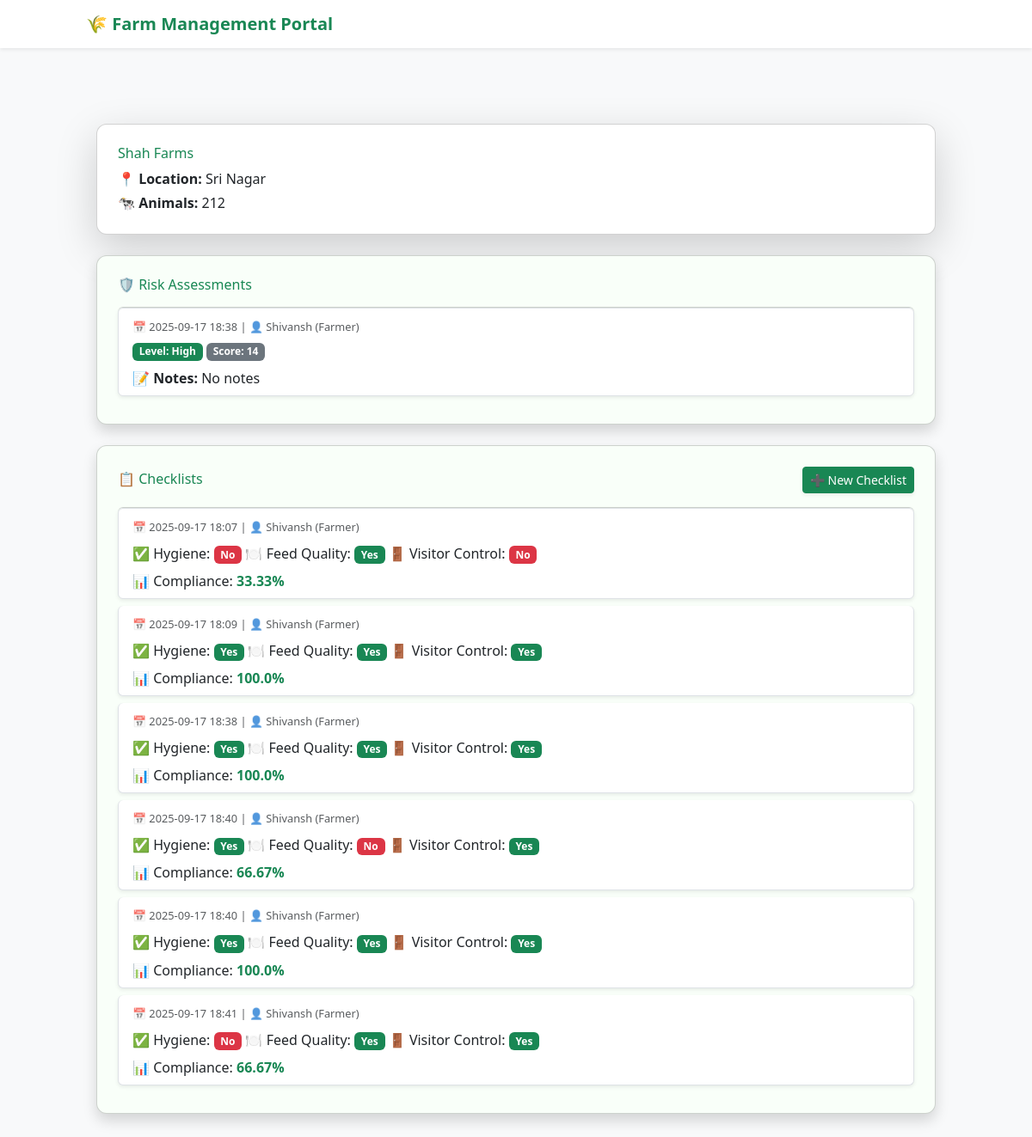
The page /farm/3 (signed in) on the database its author committed.
### models.py (models this page shows)
class Farm(db.Model):
    __tablename__ = "farms"
    id = db.Column(db.Integer, primary_key=True)
    name = db.Column(db.String(200), nullable=False)
    location = db.Column(db.String(255))
    animal_count = db.Column(db.Integer, default=0)
    created_at = db.Column(db.DateTime, default=datetime.utcnow)
    farmer_id = db.Column(db.Integer, db.ForeignKey("users.id"), nullable=False)
    vet_id = db.Column(db.Integer, db.ForeignKey("users.id"), nullable=True)
    risk_assessments = db.relationship("RiskAssessment", backref="farm", cascade="all, delete-orphan", lazy=True)
    checklists = db.relationship("Checklist", backref="farm", cascade="all, delete-orphan", lazy=True)

class RiskAssessment(db.Model):
    __tablename__ = "risk_assessments"
    id = db.Column(db.Integer, primary_key=True)
    farm_id = db.Column(db.Integer, db.ForeignKey("farms.id"), nullable=False)
    user_id = db.Column(db.Integer, db.ForeignKey("users.id"), nullable=False)  # Add this line
    score = db.Column(db.Integer, nullable=False)
    level = db.Column(db.String(50), nullable=False)  # Low, Medium, High
    notes = db.Column(db.Text)
    created_at = db.Column(db.DateTime, default=datetime.utcnow)
    user = db.relationship("User")  # Add this line
    def __repr__(self):
        return f"<RiskAssessment {self.level} - {self.score}>"

class User(UserMixin, db.Model):
    __tablename__ = "users"
    id = db.Column(db.Integer, primary_key=True)
    name = db.Column(db.String(140), nullable=False)
    email = db.Column(db.String(200), unique=True, nullable=False)
    password_hash = db.Column(db.String(200), nullable=False)
    role = db.Column(db.String(30), default="farmer")
    farms_owned = db.relationship("Farm", foreign_keys="Farm.farmer_id", backref="farmer", lazy=True)
    farms_assigned = db.relationship("Farm", foreign_keys="Farm.vet_id", backref="vet", lazy=True)

class Checklist(db.Model):
    __tablename__ = "checklists"
    id = db.Column(db.Integer, primary_key=True)
    farm_id = db.Column(db.Integer, db.ForeignKey("farms.id"), nullable=False)
    user_id = db.Column(db.Integer, db.ForeignKey("users.id"), nullable=False)
    hygiene = db.Column(db.Boolean, default=False)
    feed_quality = db.Column(db.Boolean, default=False)
    visitor_control = db.Column(db.Boolean, default=False)
    compliance = db.Column(db.Float)
    created_at = db.Column(db.DateTime, default=datetime.utcnow)
    user = db.relationship("User", backref="checklists")

### app.py (the view)
@app.route('/farm/<int:farm_id>')
@login_required
def view_farm(farm_id):
    farm = Farm.query.get_or_404(farm_id)
    print(f"DEBUG: Viewing farm {farm.id} - {farm.name}")
    if current_user.role == 'admin':
        risk_reports = RiskAssessment.query.filter_by(farm_id=farm_id).all()
        checklists = Checklist.query.filter_by(farm_id=farm_id).all()
    elif current_user.role == 'vet' and farm.vet_id == current_user.id:
        risk_reports = RiskAssessment.query.filter_by(farm_id=farm_id, user_id=current_user.id).all()
        checklists = Checklist.query.filter_by(farm_id=farm_id, user_id=current_user.id).all()
    elif current_user.role == 'farmer' and farm.farmer_id == current_user.id:
        risk_reports = RiskAssessment.query.filter_by(farm_id=farm_id, user_id=current_user.id).all()
        checklists = Checklist.query.filter_by(farm_id=farm_id, user_id=current_user.id).all()
    else:
        flash('Unauthorized', 'danger')
        return redirect(url_for('dashboard'))
    print(f"DEBUG: risk_reports={risk_reports}")
    print(f"DEBUG: checklists={checklists}")
    return render_template('view_farm.html', farm=farm, risk_reports=risk_reports, checklists=checklists)

### app.py (called while the page is built)
@login_manager.user_loader
def load_user(uid):
    return User.query.get(int(uid))

### templates/view_farm.html (shortened to what this page needs)
{% extends "base.html" %}
{% block content %}
<div class="container py-5" style="min-height: 85vh;">
  <div class="card shadow-lg p-4 mb-4" style="border-radius: 12px;">
    <h3 class="mb-2 text-success">{{ farm.name }}</h3>
    <p class="mb-1"><strong>📍 Location:</strong> {{ farm.location }}</p>
    <p><strong>🐄 Animals:</strong> {{ farm.animal_count if farm.animal_count is defined else 'N/A' }}</p>
  </div>
  <div class="card shadow p-4 mb-4" style="border-radius: 12px; background: #f9fff9;">
    <div class="d-flex justify-content-between align-items-center mb-3">
      <h4 class="text-success">🛡️ Risk Assessments</h4>
    </div>
    {% if risk_reports is defined and risk_reports|length > 0 %}
      <div class="list-group">
        {% for report in risk_reports %}
          <div class="list-group-item list-group-item-action mb-2 rounded shadow-sm">
            <small class="text-muted">
              📅 {{ report.created_at.strftime('%Y-%m-%d %H:%M') if report.created_at else '' }}
              | 👤 {% if report.user and report.user.name %}
                   {{ report.user.name }} ({{ report.user.role|capitalize }})
                 {% else %}
                   Unknown
                 {% endif %}
            </small>
            <div class="mt-1">
              <span class="badge bg-success">Level: {{ report.level }}</span>
              <span class="badge bg-secondary">Score: {{ report.score }}</span>
            </div>
            <p class="mt-2 mb-0"><strong>📝 Notes:</strong> {{ report.notes or "No notes" }}</p>
          </div>
        {% endfor %}
      </div>
    {% else %}
      <p class="text-muted fst-italic">No risk assessments submitted yet.</p>
    {% endif %}
  </div>
  <div class="card shadow p-4" style="border-radius: 12px; background: #f9fff9;">
    <div class="d-flex justify-content-between align-items-center mb-3">
      <h4 class="text-success">📋 Checklists</h4>
      {% if (current_user.role == 'farmer' and farm.farmer_id == current_user.id)
            or (current_user.role == 'vet' and farm.vet_id == current_user.id) %}
        <a href="{{ url_for('checklist', farm_id=farm.id) }}"
           class="btn btn-sm btn-success shadow-sm">
          ➕ New Checklist
        </a>
      {% endif %}
    </div>
    {% if checklists is defined and checklists|length > 0 %}
      <div class="list-group">
        {% for checklist in checklists %}
          <div class="list-group-item list-group-item-action mb-2 rounded shadow-sm">
            <small class="text-muted">
              📅 {{ checklist.created_at.strftime('%Y-%m-%d %H:%M') if checklist.created_at else '' }}
              | 👤 {% if checklist.user and checklist.user.name %}
                   {{ checklist.user.name }} ({{ checklist.user.role|capitalize }})
                 {% else %}
                   Unknown
                 {% endif %}
            </small>
            <div class="mt-2">
              ✅ Hygiene: <span class="badge {{ 'bg-success' if checklist.hygiene else 'bg-danger' }}">
                {{ 'Yes' if checklist.hygiene else 'No' }}
              </span>
              🍽️ Feed Quality: <span class="badge {{ 'bg-success' if checklist.feed_quality else 'bg-danger' }}">
                {{ 'Yes' if checklist.feed_quality else 'No' }}
              </span>
              🚪 Visitor Control: <span class="badge {{ 'bg-success' if checklist.visitor_control else 'bg-danger' }}">
                {{ 'Yes' if checklist.visitor_control else 'No' }}
              </span>
            </div>
            <p class="mt-2 mb-0">📊 Compliance:
              <strong class="text-success">{{ checklist.compliance }}%</strong>
            </p>
          </div>
        {% endfor %}
      </div>
    {% else %}
      <p class="text-muted fst-italic">No checklists submitted yet.</p>
    {% endif %}
  </div>
</div>
{% endblock %}

### templates/base.html (shortened to what this page needs)
<!doctype html>
<html>
  <head>
    <link href="https://cdn.jsdelivr.net/npm/bootstrap@5.3.0/dist/css/bootstrap.min.css" rel="stylesheet">
    <link rel="stylesheet" href="https://cdn.jsdelivr.net/npm/bootstrap-icons@1.11.3/font/bootstrap-icons.css">
    <script src="https://cdn.tailwindcss.com"></script>
    <link rel="stylesheet" href="{{ url_for('static', filename='style.css') }}">
  </head>
  <body class="bg-light">
    <nav class="navbar navbar-expand-lg navbar-light bg-white shadow-sm sticky-top">
      <div class="container">
        <a class="navbar-brand fw-bold text-success" href="{{ url_for('index') }}">
          🌾 Farm Management Portal
        </a>
      </div>
    </nav>
    <div class="container py-4">
      {% block content %}{% endblock %}
    </div>
  </body>
</html>

### static/style.css (style rules this page uses)
body { padding-bottom: 40px; }
.navbar-brand { font-weight: 600; }

### rows shown on the page
Farm: name "Shah Farms", location "Sri Nagar", animal_count "212"
RiskAssessment: created_at "2025-09-17 18:38", user.name "Shivansh", user.role "Farmer", level "High", score "14", notes "No notes"
Checklist: created_at "2025-09-17 18:07", user.name "Shivansh", user.role "Farmer", hygiene "No", feed_quality "Yes", visitor_control "No", compliance "33.33"
Checklist: created_at "2025-09-17 18:09", user.name "Shivansh", user.role "Farmer", hygiene "Yes", feed_quality "Yes", visitor_control "Yes", compliance "100.0"
Checklist: created_at "2025-09-17 18:38", user.name "Shivansh", user.role "Farmer", hygiene "Yes", feed_quality "Yes", visitor_control "Yes", compliance "100.0"
Checklist: created_at "2025-09-17 18:40", user.name "Shivansh", user.role "Farmer", hygiene "Yes", feed_quality "No", visitor_control "Yes", compliance "66.67"
Checklist: created_at "2025-09-17 18:40", user.name "Shivansh", user.role "Farmer", hygiene "Yes", feed_quality "Yes", visitor_control "Yes", compliance "100.0"
Checklist: created_at "2025-09-17 18:41", user.name "Shivansh", user.role "Farmer", hygiene "No", feed_quality "Yes", visitor_control "Yes", compliance "66.67"
